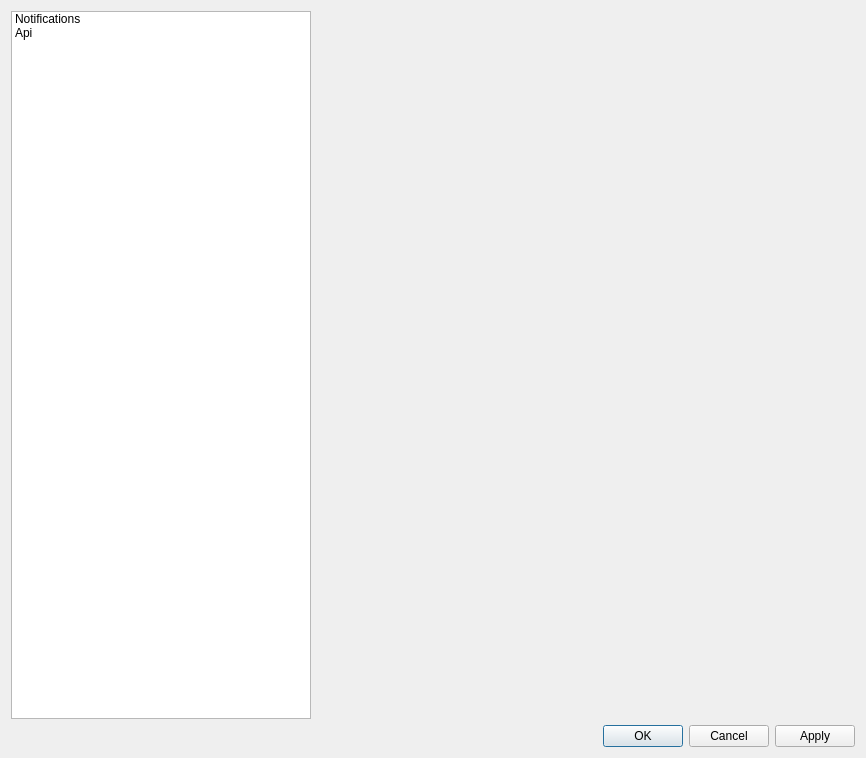
<?xml version="1.0" encoding="UTF-8"?>
<ui version="4.0">
 <class>GuiOptions</class>
 <widget class="QWidget" name="GuiOptions">
  <property name="geometry">
   <rect>
    <x>0</x>
    <y>0</y>
    <width>866</width>
    <height>758</height>
   </rect>
  </property>
  <property name="windowTitle">
   <string>Options</string>
  </property>
  <layout class="QHBoxLayout" name="horizontalLayout_2">
   <item>
    <layout class="QVBoxLayout" name="verticalLayout">
     <item>
      <layout class="QHBoxLayout" name="horizontalLayout">
       <item>
        <widget class="QListWidget" name="optinonList">
         <property name="minimumSize">
          <size>
           <width>300</width>
           <height>0</height>
          </size>
         </property>
         <property name="maximumSize">
          <size>
           <width>300</width>
           <height>16777215</height>
          </size>
         </property>
         <item>
          <property name="text">
           <string>Notifications</string>
          </property>
         </item>
         <item>
          <property name="text">
           <string>Api</string>
          </property>
         </item>
        </widget>
       </item>
       <item>
        <layout class="QVBoxLayout" name="propLayout">
         <item>
          <widget class="QWidget" name="widget" native="true"/>
         </item>
        </layout>
       </item>
      </layout>
     </item>
     <item>
      <widget class="QDialogButtonBox" name="buttonBox">
       <property name="standardButtons">
        <set>QDialogButtonBox::Apply|QDialogButtonBox::Cancel|QDialogButtonBox::Ok</set>
       </property>
      </widget>
     </item>
    </layout>
   </item>
  </layout>
 </widget>
 <layoutdefault spacing="6" margin="11"/>
 <resources/>
 <connections/>
</ui>
